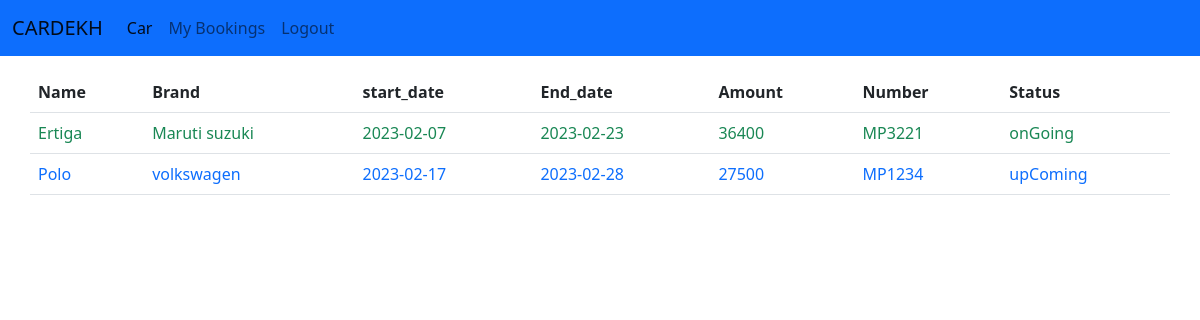
The app's page /bookCar.php (signed in) with its own data.
### tables this page shows
CREATE TABLE `booking` (
  `id` int(11) NOT NULL,
  `cdid` int(11) NOT NULL,
  `uid` int(11) NOT NULL,
  `start_date` date NOT NULL,
  `end_date` date NOT NULL,
  `amount` int(11) NOT NULL,
  `created_at` timestamp NOT NULL DEFAULT CURRENT_TIMESTAMP,
  `updated_at` timestamp NOT NULL DEFAULT CURRENT_TIMESTAMP ON UPDATE CURRENT_TIMESTAMP
);

CREATE TABLE `cars` (
  `id` int(11) NOT NULL,
  `name` varchar(40) NOT NULL,
  `brand` varchar(30) NOT NULL,
  `type` varchar(20) NOT NULL,
  `price` int(11) NOT NULL,
  `discount` int(11) NOT NULL DEFAULT '0',
  `image` text NOT NULL,
  `created_at` timestamp NOT NULL DEFAULT CURRENT_TIMESTAMP ON UPDATE CURRENT_TIMESTAMP,
  `updated_at` timestamp NOT NULL DEFAULT CURRENT_TIMESTAMP
);

CREATE TABLE `car_details` (
  `id` int(11) NOT NULL,
  `color` varchar(20) NOT NULL,
  `number` varchar(20) NOT NULL,
  `image` text NOT NULL,
  `is_available` tinyint(1) NOT NULL DEFAULT '1',
  `cid` int(11) NOT NULL,
  `created_at` timestamp NOT NULL DEFAULT CURRENT_TIMESTAMP,
  `updated_at` timestamp NOT NULL DEFAULT CURRENT_TIMESTAMP
);

### src/Booking.php (called while the page is built, shortened)
<?php
class Booking
{
    private $connection = null;
    public function __construct($connection)
    {
        $this->connection = $connection;
    }
    public function get($uid)
    {
        $query = "select c.name, c.brand, cd.image, b.start_date, b.end_date, b.amount, cd.number from booking b, users u, car_details cd, cars c where cd.id=b.cdid and b.uid=u.id and cd.cid=c.id and b.uid=$uid";
        $conn = $this->connection->getConnection();
        $res = mysqli_query($conn, $query);
        return $res;
    }
}

### bookCar.php (the view)
<?php
include "components/header.php";
include "src/Booking.php";
$bookdetail = new Booking($connection);
$response = $bookdetail->get($_SESSION['userid']);
$color = "";
?>
<table class="container table mt-3">
    <tr class="py-2">
        <th>Name</th>
        <th>Brand</th>
        <th>start_date</th>
        <th>End_date</th>
        <th>Amount</th>
        <th>Number</th>
        <th>Status</th>
    </tr>
    <?php
    while ($data = mysqli_fetch_assoc($response)) {
        $currentdate = date('Y-m-d');
        $startdate = strtotime($data['start_date']);
        $startdate = date('Y-m-d', $startdate);
        $enddate = strtotime($data['end_date']);
        $enddate = date('Y-m-d', $enddate);
        $mssg = "";
        if ($currentdate >= $startdate && $currentdate <= $enddate) {
            $mssg = "onGoing";
            $color = "success";
        } else if ($currentdate > $enddate) {
            $mssg = "Finished";
            $color = "danger";
        } else if ($currentdate < $startdate) {
            $color = "primary";
            $mssg = "upComing";
        }
        ?>
        <tr class="text-<?= $color ?>">
            <td>
                <?= $data['name'] ?>
            </td>
            <td>
                <?= $data['brand'] ?>
            </td>
            <td>
                <?= $data['start_date'] ?>
            </td>
            <td>
                <?= $data['end_date'] ?>
            </td>
            <td>
                <?= $data['amount'] ?>
            </td>
            <td>
                <?= $data['number'] ?>
            </td>
            <td>
                <?= $mssg ?>
            </td>
        </tr>
    <?php
    }
    ?>
</table>
<?php
include "components/footer.php";
?>

### car.css (style rules this page uses)
* { box-sizing: border-box; }

### records on screen
booking: cars.name "Ertiga", cars.brand "Maruti suzuki", start_date "2023-02-07", end_date "2023-02-23", amount "36400", cdid.number "MP3221", mssg "onGoing"
booking: cars.name "Polo", cars.brand "volkswagen", start_date "2023-02-17", end_date "2023-02-28", amount "27500", cdid.number "MP1234", start_date "upComing"
